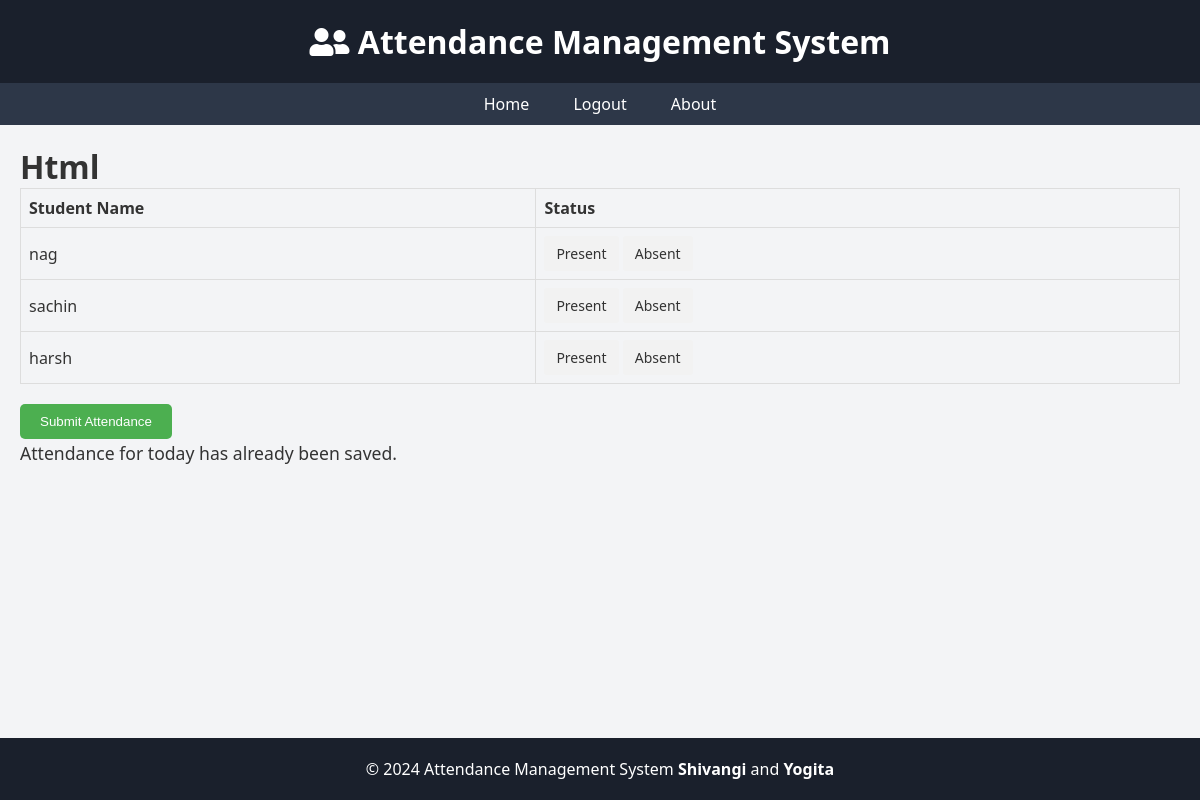
The page /subject/2/ (signed in) on the database its author committed.
### StudentManagementSystem/models.py (models this page shows, shortened)
class Subject(models.Model):
    subject_id = models.CharField(max_length=10, unique=True)
    subject_name = models.CharField(max_length=100)

class Student(models.Model):
    roll_no = models.CharField(max_length=10, unique=True)
    name = models.CharField(max_length=100)
    section = models.ForeignKey(Class, on_delete=models.CASCADE)

### StudentManagementSystem/views.py (the view, shortened to what this page needs)
# urls.py: path('subject/<int:subject_id>/', subject_details, name='subject_details'),  # Add this line
@login_required
def subject_details(request, subject_id):
    subject = get_object_or_404(Subject, id=subject_id)
    students = Student.objects.filter(section__subjects=subject)
    existing_attendance = Attendance.objects.filter(subject=subject, date=timezone.now().date()).exists()
    return render(request, 'subject_details.html', {'subject': subject, 'students': students, 'attendance_saved': existing_attendance})

### templates/subject_details.html (shortened to what this page needs)
{% extends 'base.html' %}
{% block content %}
    <h1>{{ subject.subject_name }}</h1>
    <form method="post" class="attendance-form">
        <table class="attendance-table">
            <thead>
                <tr>
                    <th>Student Name</th>
                    <th>Status</th>
                </tr>
            </thead>
            <tbody>
                {% for student in students %}
                    <tr>
                        <td>{{ student.name }}</td>
                        <td>
                            <label for="present_{{ student.id }}">Present</label>
                            <label for="absent_{{ student.id }}">Absent</label>
                        </td>
                    </tr>
                {% endfor %}
            </tbody>
        </table>
        <button type="submit" class="submit-btn">Submit Attendance</button>
    </form>
    {% if attendance_saved %}
        <p>Attendance for today has already been saved.</p>
    {% endif %}
{% endblock %}

### templates/base.html (style rules this page uses)
* { box-sizing: border-box; margin: 0; padding: 0; }
body { font-family: 'Segoe UI', sans-serif; background-color: #f3f4f6; color: #333; min-height: 100vh; display: flex; flex-direction: column; }
main p { font-size: 1.1rem; line-height: 1.6; margin-bottom: 15px; }

### templates/subject_details.html (style rules this page uses)
.attendance-table { width: 100%; border-collapse: collapse; margin-bottom: 20px; }
.attendance-table th, .attendance-table td { border: 1px solid #ddd; padding: 8px; text-align: left; }
.attendance-form .submit-btn { background-color: #4CAF50; color: white; padding: 10px 20px; border: none; cursor: pointer; border-radius: 5px; }
.attendance-form input[type="radio"] + label { display: inline-block; background-color: #f2f2f2; padding: 8px 12px; font-size: 14px; cursor: pointer; border-radius: 3px; }

### rows shown on the page
Subject: subject_name "Html"
Student: name "nag"
Student: name "sachin"
Student: name "harsh"
